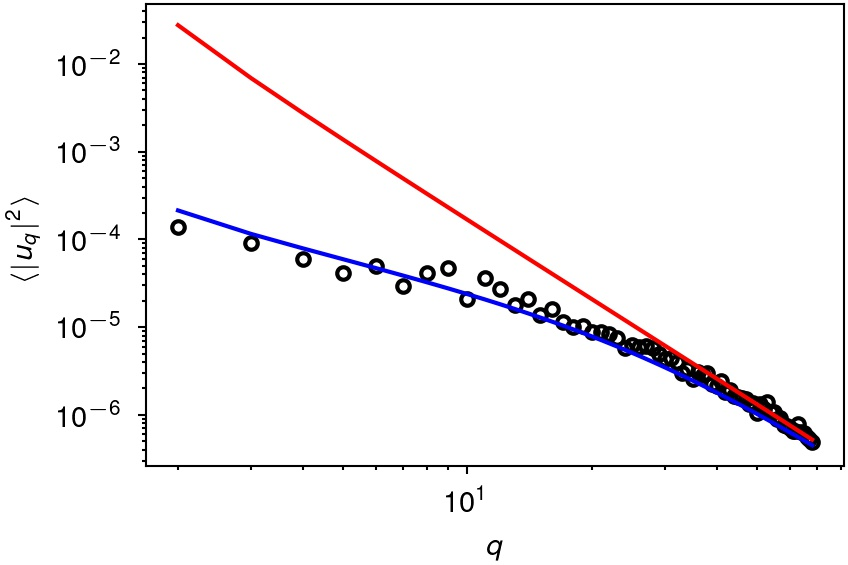

This chart was generated by the following Python code:
from datetime import datetime
from sklearn.preprocessing import StandardScaler
import matplotlib.pyplot as plt
import numpy as np
import cv2 as cv
import polarTransform
from scipy.ndimage import rotate
from scipy.special import kn
from scipy.optimize import curve_fit
from scipy.special import lpmv
from decimal import Decimal, getcontext
getcontext().prec = 30
import pyshtools as pysh
import inspect
from lmfit import Model, Parameter, report_fit
from sklearn.metrics import r2_score
import math
import random
import imageio
import tifffile as tif
from skimage import io
import statistics

from PIL import Image
from pandas import DataFrame as df
import h5py

from skimage import data, img_as_float
from skimage.segmentation import (morphological_chan_vese,
                                  morphological_geodesic_active_contour,
                                  inverse_gaussian_gradient,
                                  checkerboard_level_set)
from sklearn.datasets import make_regression
from sklearn.linear_model import LinearRegression
from sklearn.model_selection import train_test_split
from sklearn.metrics import mean_absolute_error,mean_squared_error

plt.style.use(['science','nature'])
## function to generate bootstrap datasets ##
def make_bootstraps(data,n_bootstraps=100):
    #initialize output dictionary & unique value count
    dc   = {}
    unip = 0
    #get sample size
    b_size = data.shape[0]
    #get boostrap samples size
    bs_size = round(b_size)
    #get list of row indexes
    idx = [i for i in range(b_size)]
    #loop through the required number of bootstraps
    for b in range(n_bootstraps):
        #obtain boostrap samples with replacement
        sidx   = np.random.choice(idx, bs_size, replace=True)
        b_samp = data[sidx,:]
        #compute number of unique values contained in the bootstrap sample
        unip  += len(set(sidx))

        #obtain out-of-bag samples for the current b
        oidx   = list(set(idx) - set(sidx))
        o_samp = np.array([])
        if oidx:
            o_samp = data[oidx,:]
        #store results
        dc['boot_'+str(b)] = {'boot':b_samp,'test':o_samp}
    #state the mean number of unique values in the bootstraps
    #print('Mean number of unique values in each bootstrap: {:.2f}'.format(unip/n_bootstraps))
    #return the bootstrap results
    return(dc)

def fit_legendre_sigma(x, _sigma):
    global mean_R0
    global lmax
    global kappa_fit
    kb = 1.380649e-23
    T  = 310
    kappa = kappa_fit
    v_q_2 =[]
    for q in x:
        v_q = 0
        for l in range(int(q),lmax+1):
            norm_leg = pysh.legendre.legendre_lm(l, int(q), 0, 'schmidt')
            v_q += (kb*T/kappa) * ((2*l+1)/(4*np.pi))*norm_leg**2 / ((l-1)*(l+2)*(l*(l+1)+_sigma*mean_R0**2/kappa))
        v_q_2.append(v_q)
    return v_q_2

def fit_legendre(x, kappa):
    global mean_R0
    global lmax
    kb = 1.380649e-23
    T  = 310
    v_q_2 =[]
    for q in x:
        v_q = 0
        for l in range(int(q),lmax+1):
            norm_leg = pysh.legendre.legendre_lm(l, int(q), 0, 'schmidt')
            v_q += (kb*T/kappa) * ((2*l+1)/(4*np.pi))*norm_leg**2 / ((l-1)*(l+2)*(l*(l+1)))
        v_q_2.append(v_q)
    return v_q_2
def fit_legendre_two(x, _sigma, kappa):
    global mean_R0
    global lmax
    kb = 1.380649e-23
    T  = 310
    v_q_2 =[]
    for q in x:
        v_q = 0
        for l in range(int(q),lmax+1):
            norm_leg = pysh.legendre.legendre_lm(l, int(q), 0, 'schmidt')
            v_q += (kb*T/kappa) * ((2*l+1)/(4*np.pi))*norm_leg**2 / ((l-1)*(l+2)*(l*(l+1)+_sigma*mean_R0**2/kappa))
        v_q_2.append(v_q)
    return v_q_2
def Delta(lmin, lmax, kappa):
    delta = 0
    kb = 1.380649e-23
    T  = 310
    for i in range(lmin,lmax+1,1):
        delta += (0.5*kb*T/kappa) * ((2*i+1)/(i**2+i))
    return delta
def KC(l, sigma_d, delta):
    kc = 0
    kb = 1.380649e-23
    T  = 310
    for i in range(2,l,1):
        kc += (0.5*kb*T/delta) * ((2*i+1)/(i**2+i+sigma_d))
    return kc
def Delta_Exp (q_up, x, variance):
    variance =np.array([variance]).T
    x = np.array([x]).T
    print(variance.shape, x.shape)
    gn = variance[:q_up,].reshape(-1,1)
    q = x[:q_up,]
    return np.sum(gn*q**3/8)
param = np.loadtxt("./save_param.txt")
kb = 1.380649e-23
T  = 310
mean_R0 = param[0]
lmax = 242
lmin = 50
data = np.loadtxt("./save_data.txt", delimiter=',')
x=data[:,0]
variance=data[:,1]

#fitting
xx=x[lmin-2:,]
yy=variance[lmin-2:,]
xx_ =x[3:lmin-2,]
yy_ = variance[3:lmin-2,]
_popt_, _pcov_ = curve_fit(fit_legendre, xx, yy, p0 = [1e-21])
out_kappa = fit_legendre(x,_popt_)
res = (np.array(out_kappa) - np.expand_dims(variance, axis=1))/np.array(out_kappa)
plt.figure(0, figsize=(3,2))
plt.plot(x, variance, 'o', markerfacecolor='None', markeredgecolor='k')
plt.plot(x, out_kappa, 'r-', markerfacecolor='None', markeredgecolor='k')
plt.yscale('log')
plt.xscale('log')
plt.xlabel('$q$')
plt.ylabel('$\\langle|u_{q}|^2\\rangle$')
kappa_fit = np.float64(_popt_[0])
print(kappa_fit/(kb*T))
_popt_s, _pcov_s = curve_fit(fit_legendre_sigma, xx_, yy_, p0 = [50e-9])
#plt.savefig('fitting_kappa.jpg', dpi=300)
#delta_kappa = Delta(lmin, lmax, _popt_)
#excess = delta_exp + delta_kappa
#tau = (T*kb)/(excess*_popt_)
#t_plot=[]
#_tension = ((lmax**2+lmax-6*np.exp(2/tau))/(np.exp(2/tau)-1))*_popt_/mean_R0**2
out = fit_legendre_two(x, _popt_s, _popt_)
plt.plot(x, out, 'b-', markerfacecolor='None', markeredgecolor='k')
plt.yscale('log')
plt.xscale('log')
plt.xlabel('$q$')
plt.ylabel('$\\langle|u_{q}|^2\\rangle$')
plt.savefig('fitting.jpg', dpi=300)

print(_popt_s, _popt_/(kb*T))
save_data = np.concatenate([_popt_s, _popt_/(kb*T)])
np.savetxt('result_fitting.txt', save_data, delimiter=",")
#checking R^2 residual
r_squared = r2_score(out, variance)
print(r_squared)
plt.show()
